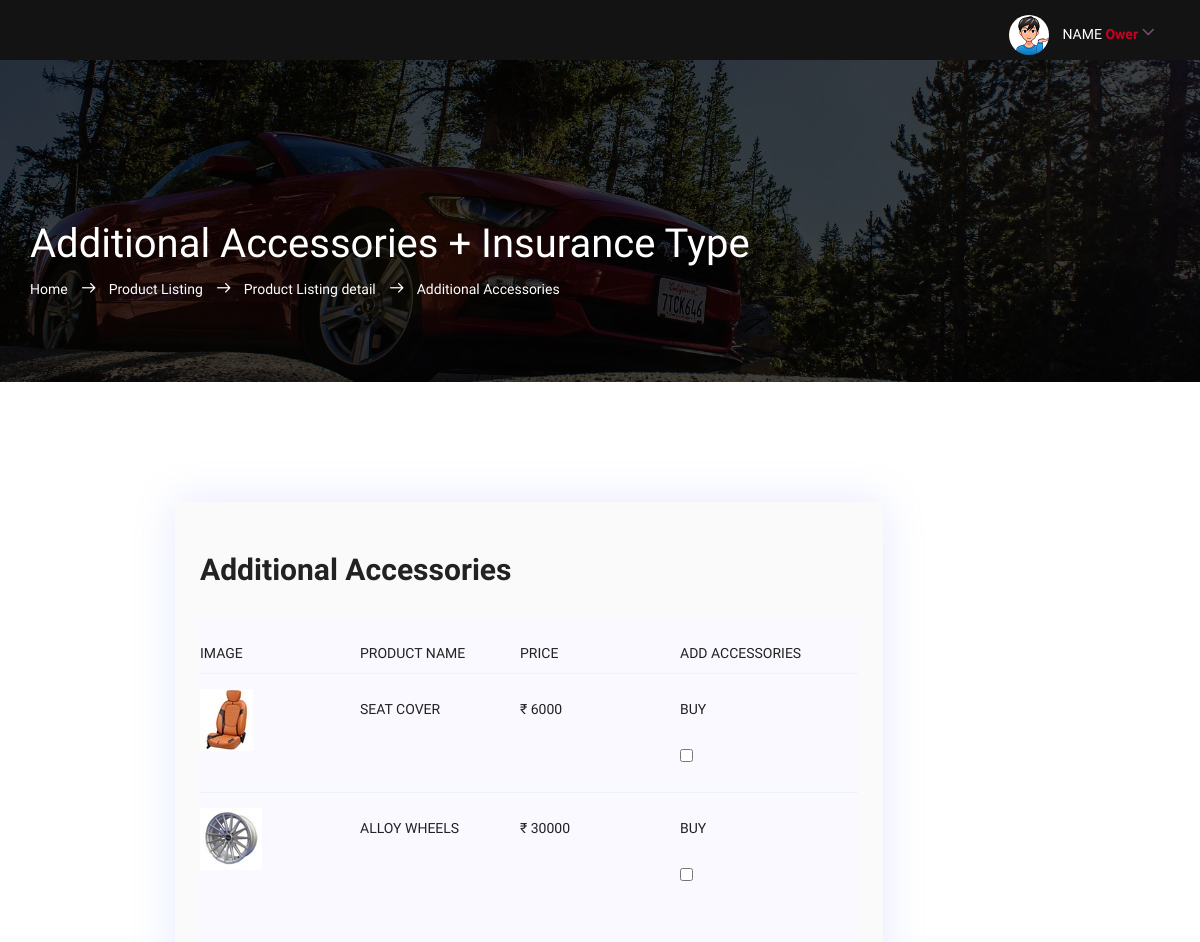
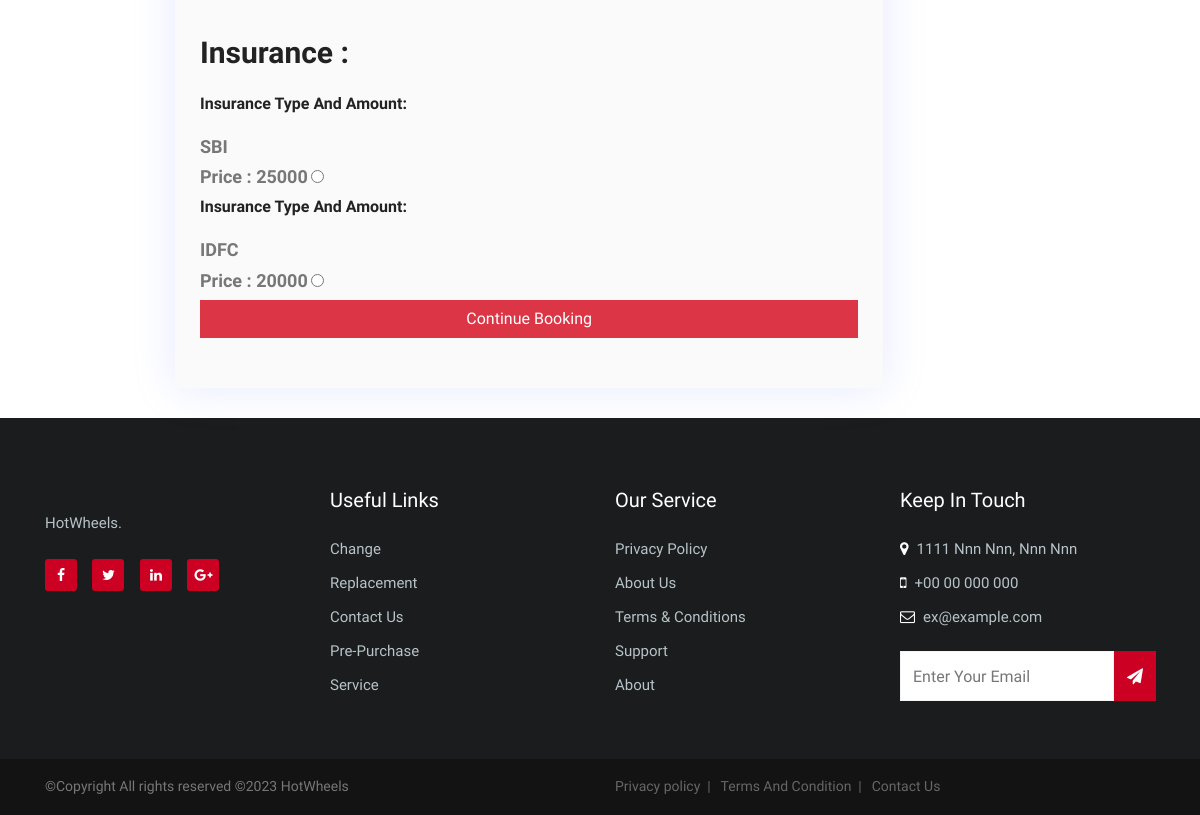
Page /addaccessories/5 (signed in) on the committed database (2 pictures, top to bottom).
### cars/models.py (models this page shows)
class AdditionalAccessories(models.Model):
    class Meta:
        db_table = 'Additional Accessories'
        verbose_name = "Additional Accessories"
        verbose_name_plural = "Additional Accessories"
    id = models.BigAutoField(
        primary_key= True,
    )
    image = models.ImageField(
        upload_to="image/media/",
        blank=True,
        null=True,
        verbose_name="Product Image"
        )
    price = models.IntegerField(
        verbose_name="Price Of Product"
        )
    Product = models.CharField(default=None,null=True,blank=True,max_length=255,verbose_name="Product Name (Pixel Size 62x62)")

class INSURANCE(models.Model):
    class Meta:
        db_table = 'INSURANCE'
        verbose_name = "Add Insurance"
        verbose_name_plural = "Insurance"
    id = models.BigAutoField(
        primary_key=True,
    )
    name = models.CharField(default=None,null=True,blank=True,max_length=255,verbose_name="Insurance Company")
    Insurance_amt = models.IntegerField(verbose_name="Insurance Amount")

### cars/views.py (the view)
# urls.py: path('addaccessories/<int:pk>', views.addaccessories, name='addaccessories'),
def addaccessories(request,pk):
    if 'username' in request.session:
        order_verify = Order.objects.filter(customerid=request.user)
        stock_verify = DETAILS.objects.filter(stock=0,pk=pk)
        if stock_verify:
            return render(request,'trail2.html')
        elif order_verify:
            return render(request,'trail.html')
        CARDETAILS = DETAILS.objects.get(pk=pk)
        ACCESSORIES =  AdditionalAccessories.objects.all()
        insutype = INSURANCE.objects.all()
        return render(request,'additional_accessories.html',{'ACCESSORIES':ACCESSORIES,'CARDETAILS':CARDETAILS,'insutype':insutype})
    return redirect('signin')

### cars/templates/additional_accessories.html (shortened to what this page needs)
{% load static %}
<!DOCTYPE html>
<html lang="en">
<head>
        <link rel="stylesheet" href="{% static 'css/linearicons.css' %}">
        <link rel="stylesheet" href="{% static 'css/font-awesome.min.css' %}">
        <link rel="stylesheet" href="{% static 'css/bootstrap.css' %}">
        <link rel="stylesheet" href="{% static 'css/magnific-popup.css' %}">
        <link rel="stylesheet" href="{% static 'css/nice-select.css' %}">
        <link rel="stylesheet" href="{% static 'css/animate.min.css' %}">
        <link rel="stylesheet" href="{% static 'css/owl.carousel.css' %}">
        <link rel="stylesheet" href="{% static 'css/main.css' %}">
    </head>
    <body>
          <header id="header">
              <div class="header-top bg-1">
                <div class="container">
                    <div class="row">
                        <div class="col-md-7 col-xs-12 hide_column">
                        </div>
                        <div class="col-lg-5 col-md-12 col-xs-12">
                            <div class="header-top-right text-right">
                                <ul class="account">
                                    <li>
                                        <a href="#">
                                            <img src="{% static 'img/boogyman.png' %}" alt="">
                                            NAME  <span> {{user.first_name}}
                                            <i class="fa fa-angle-down"></i></span>
                                        </a>
                                    </li>
                                </ul>
                            </div>
                        </div>
                    </div>
                </div>
            </div>
          </header>
        <section class="banner-area relative" id="home">
            <div class="overlay overlay-bg"></div>
            <div class="container">
                <div class="row d-flex align-items-center justify-content-center">
                    <div class="about-content col-lg-12">
                        <h1 class="text-white">
                            Additional Accessories + Insurance Type
                        </h1>
                        <p class="text-white link-nav"><a href="{% url 'index' %}">Home </a>  <span class="lnr lnr-arrow-right"></span> <a href="{% url 'product_listing' %}"> Product Listing</a> <span class="lnr lnr-arrow-right"></span> Product Listing detail  <span class="lnr lnr-arrow-right"></span> Additional Accessories</p>
                    </div>
                </div>
            </div>
        </section>
        <section class="cart_area mb-30 pt-120">
            <div class="container">
                <div class="row d-flex justify-content-center">
                    <form action="/taxinfo/{{CARDETAILS.id}}" method="post">
                    <div class="cart_content col-lg-10">
                        <div class="cart-top-border">
                            <h2 class="mb-30">Additional Accessories </h2>
                            <div class="progress-table-wrap">
                                <div class="progress-table">
                                    <div class="table-head">
                                        <div class="image">Image</div>
                                        <div class="image">Product Name</div>
                                        <div class="image">Price</div>
                                        <div class="product-details">Add Accessories</div>
                                    </div>
                                    {% for x in ACCESSORIES %}
                                    <div class="table-row">
                                        <div class="image"><img src="{{x.image.url}}" alt="flag"></div>
                                        <div class="image">{{x.Product}}</div>
                                        <div class="image">₹ {{x.price}}</div>
                                        <div class="product-details"><label for="option1">Buy</label><br>
                                                <input type="checkbox" id="option1" name="options" value="{{x.id}}"></div>
                                    </div>
                                    {% endfor %}
                                </div>
                                <h2><br>Insurance              : </h2><br>
                                    {% for y in insutype %}
                                    <h5 style="font-weight: bold;">Insurance Type And Amount: </h5>
                                        <br><label style="font-size: large;font-weight: bold;">{{y.name}}</label>
                                        <br><label style="font-size: large;font-weight: bold;">Price : {{y.Insurance_amt}}</label>
                                        <input type="radio" id="option2" name="optionss" value="{{y.id}}">
                                    {% endfor %}
                            </div>
                                    <input type="submit" class="btn btn-danger btn-block" value="Continue Booking">
                        </form>
                        </div>
                    </div>
        </section>
        <footer class="footer-area footer-section">
            <div class="container">
                <div class="row">
                    <div class="col-lg-3  col-md-3 col-sm-6">
                        <div class="single-footer-widget newsletter">
                            <p>HotWheels.</p>
                            <ul class="social-footer">
                                <li><a class="facebook" href="#"><i class="fa fa-facebook"></i></a></li>
                                <li><a class="twitter" href="#"><i class="fa fa-twitter"></i></a></li>
                                <li><a class="linkedin" href="#"><i class="fa fa-linkedin"></i></a></li>
                                <li><a class="google-plus" href="#"><i class="fa fa-google-plus"></i></a></li>
                            </ul>
                        </div>
                    </div>
                    <div class="col-lg-3  col-md-3 col-sm-6">
                        <div class="single-footer-widget">
                            <h6>Useful Links</h6>
                            <ul class="footer-nav">
                                <li><a href="">Change</a></li>
                                <li><a href="">Replacement</a></li>
                                <li><a href="">Contact Us</a></li>
                                <li><a href="">Pre-Purchase</a></li>
                                <li><a href="">Service</a></li>
                            </ul>
                        </div>
                    </div>
                    <div class="col-lg-3  col-md-3 col-sm-6">
                        <div class="single-footer-widget">
                            <h6>Our Service</h6>
                            <ul class="footer-nav">
                                <li><a href="">Privacy Policy</a></li>
                                <li><a href="">About Us</a></li>
                                <li><a href="">Terms & Conditions</a></li>
                                <li><a href="">Support</a></li>
                                <li><a href="">About</a></li>
                            </ul>
                        </div>
                    </div>
                    <div class="col-lg-3  col-md-3 col-sm-6">
                        <div class="single-footer-widget mail-chimp">
                            <h6 class="mb-20">Keep In Touch</h6>
                            <ul class="footer-nav">
                                <li>
                                <strong><i class="fa fa-map-marker"></i></strong><span class="pl-2">1111 Nnn Nnn, Nnn Nnn</span>
                                </li>
                                <li>
                                <strong><i class="fa fa-mobile"></i></strong><span class="pl-2">+00 00 000 000</span>
                                </li>
                                <li>
                                <strong><i class="fa fa-envelope-o"></i></strong><span class="pl-2"><a href="#">ex@example.com</a></span>
                                </li>
                            </ul>
                            <div class="section_form">
                                    <div class="col-auto">
                                      <div class="input-group mb-2">
                                        <input type="text" class="form-control" id="inlineFormInputGroup" placeholder="Enter Your Email">
                                         <div class="input-group-prepend">
                                          <div class="input-group-text"><i class="fa fa-paper-plane"></i></div>
                                        </div>
                                      </div>
                                    </div>
                                </div>
                        </div>
                    </div>
                </div>
            </div>
        </footer>
        <div class="copyright1">
            <div class="container">
                <div class="row">
                    <div class="col-md-6 col-sm-6 col-12">
                        <div class="bottom_footer_info">
                            <span>&copy;Copyright All rights reserved &copy;<script>document.write(new Date().getFullYear())</script> HotWheels</span>
                        </div>
                    </div>
                    <div class="col-md-6 col-sm-6 col-12">
                        <div class="bottom_footer_logo">
                            <ul class="list-inline">
                                <li class="list-inline-item">
                                    <a href="#">Privacy policy &nbsp;|</a>
                                </li>
                                <li class="list-inline-item">
                                    <a href="#">Terms And Condition &nbsp;|</a>
                                </li>
                                <li class="list-inline-item">
                                    <a href="#">Contact Us</a>
                                </li>
                            </ul>
                        </div>
                    </div>
                </div>
            </div>
        </div>
    </body>
</html>

### rows in the picture
AdditionalAccessories: image (picture), Product "SEAT COVER", price "6000"
AdditionalAccessories: image (picture), Product "ALLOY WHEELS", price "30000"
INSURANCE: name "SBI", Insurance_amt "25000"
INSURANCE: name "IDFC", Insurance_amt "20000"

### other values in the picture
{{ user.first_name }} "Ower"
